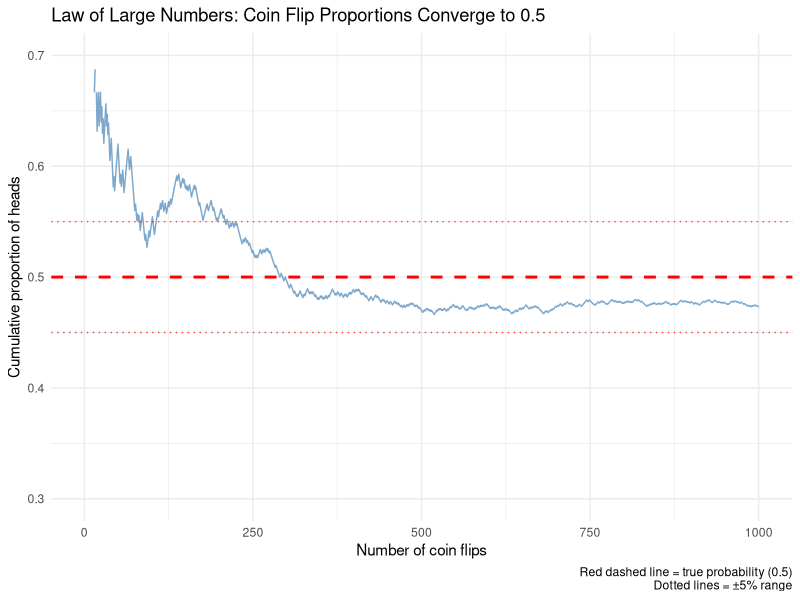
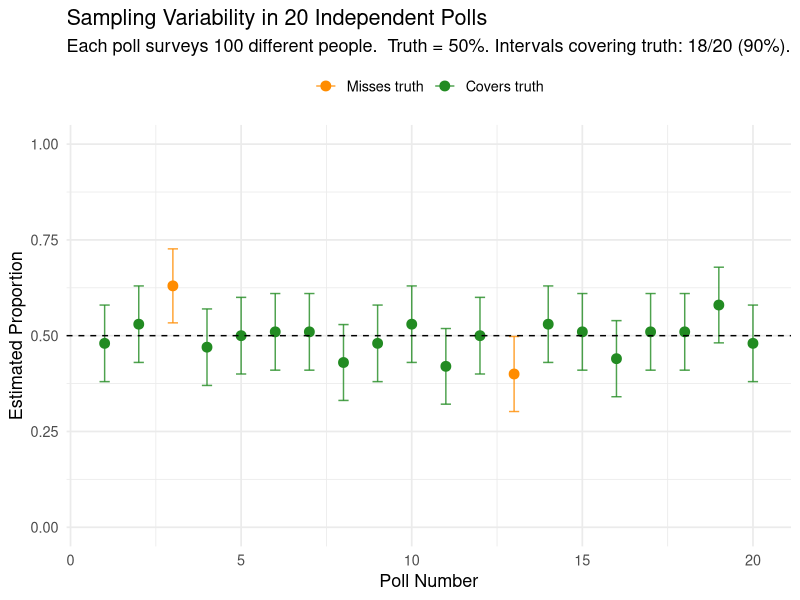
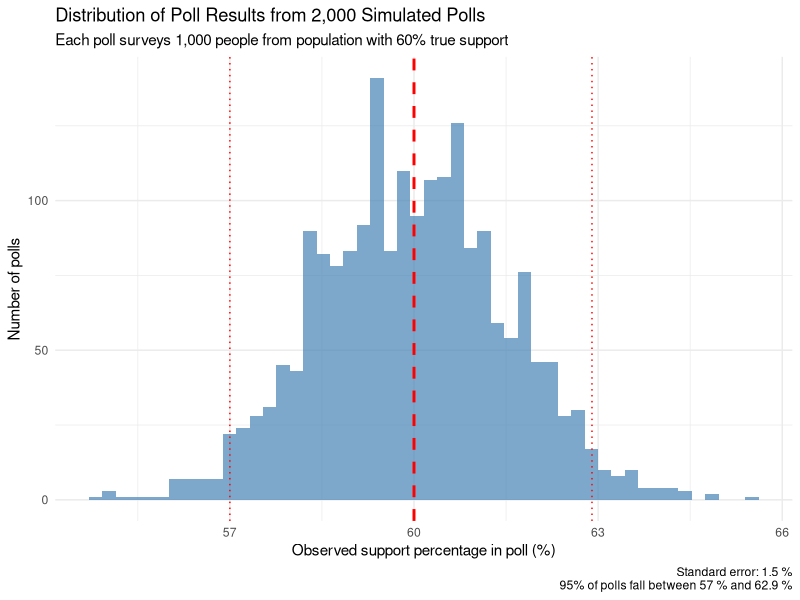
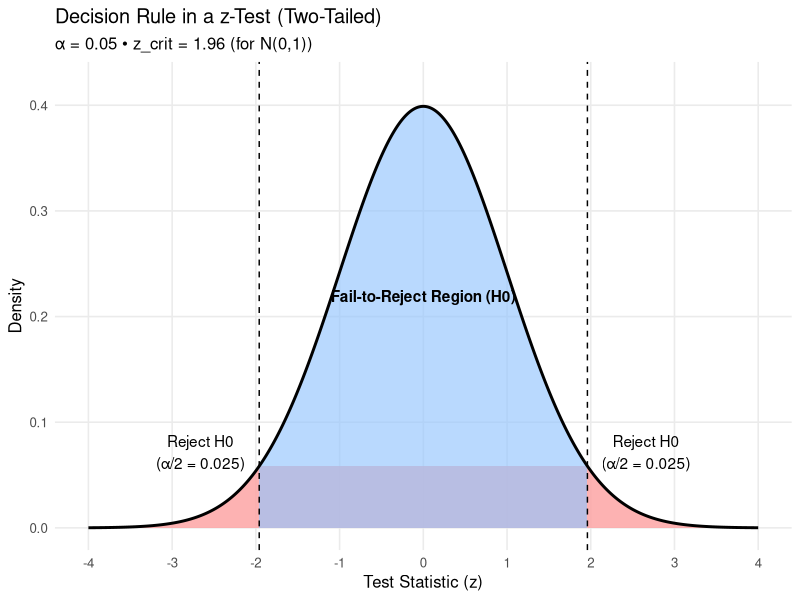
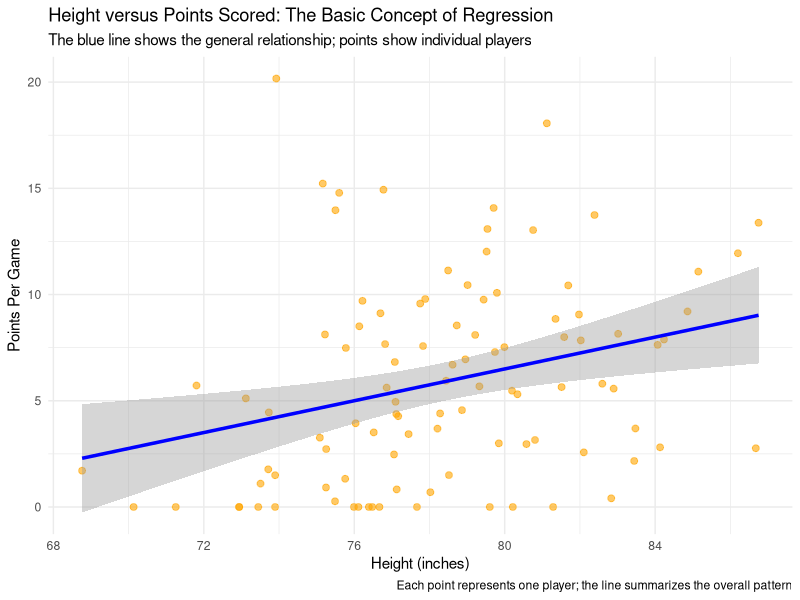
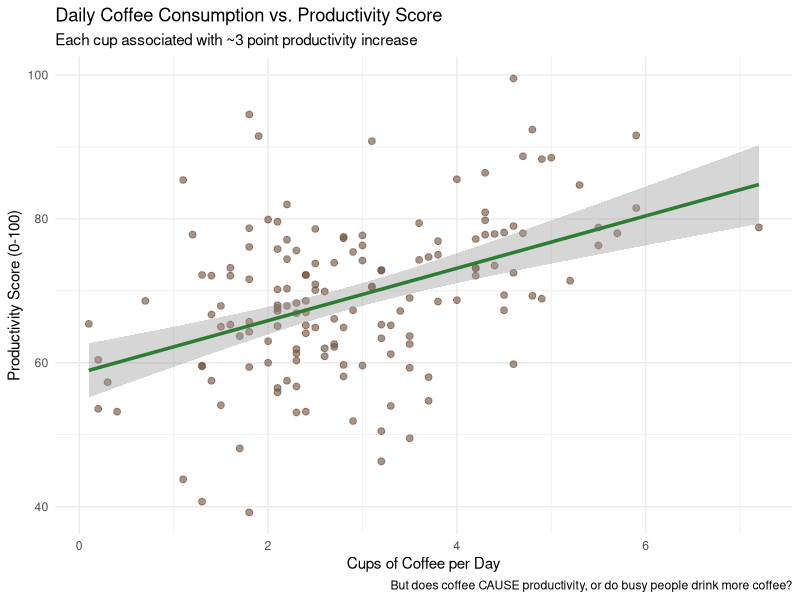
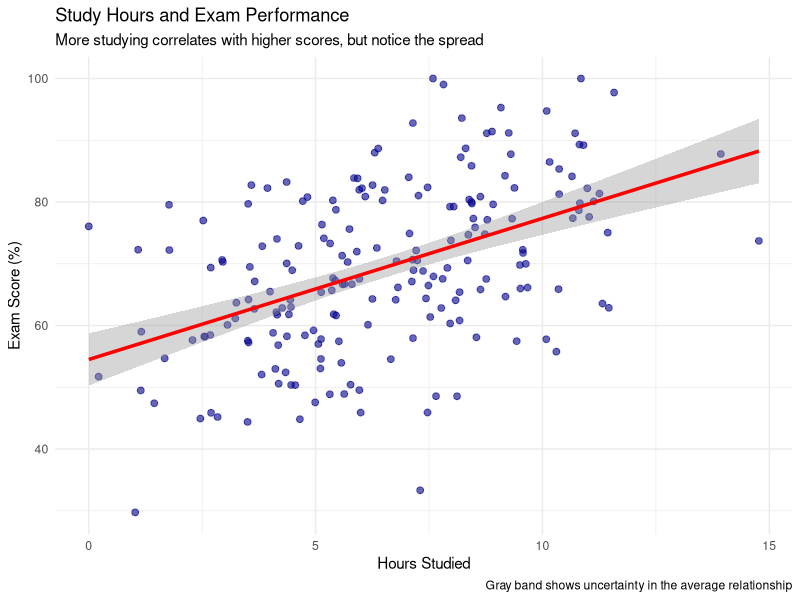
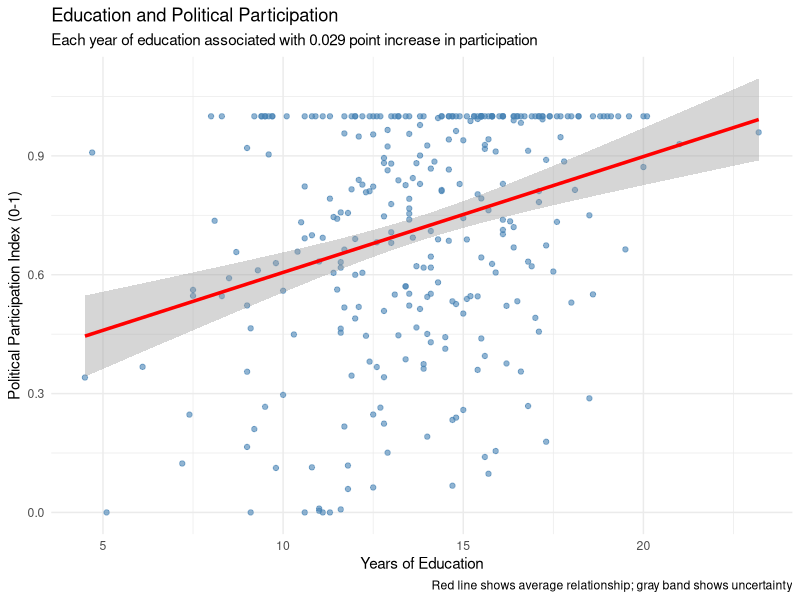

Generate these figures, in order, with R:
## ---- chunk 1
knitr::opts_chunk$set(echo = TRUE, warning = FALSE, message = FALSE)
library(tidyverse)
library(knitr)
library(kableExtra)
library(ggplot2)
library(broom)
set.seed(42)  # For reproducibility

options(scipen = 999)

# Set theme for plots
theme_set(theme_minimal(base_size = 12))
## ---- chunk 2
suppressPackageStartupMessages(library(tidyverse))
theme_set(theme_minimal(base_size = 13))
set.seed(123) # reproducible demos
## ---- chunk 3
# Simulate coin flips and show convergence
set.seed(42)
n_flips <- 1000
flips <- rbinom(n_flips, 1, 0.5)  # 1 = heads, 0 = tails

# Calculate cumulative proportion of heads
cumulative_prop <- cumsum(flips) / seq_along(flips)

# Create data frame for plotting
lln_data <- data.frame(
  flip_number = 1:n_flips,
  cumulative_proportion = cumulative_prop
)

# Plot the convergence
ggplot(lln_data, aes(x = flip_number, y = cumulative_proportion)) +
  geom_line(color = "steelblue", alpha = 0.7) +
  geom_hline(yintercept = 0.5, color = "red", linetype = "dashed", size = 1) +
  geom_hline(yintercept = c(0.45, 0.55), color = "red", linetype = "dotted", alpha = 0.7) +
  labs(
    title = "Law of Large Numbers: Coin Flip Proportions Converge to 0.5",
    x = "Number of coin flips",
    y = "Cumulative proportion of heads",
    caption = "Red dashed line = true probability (0.5)\nDotted lines = ±5% range"
  ) +
  scale_y_continuous(limits = c(0.3, 0.7), breaks = seq(0.3, 0.7, 0.1)) +
  theme_minimal()
## ---- chunk 4
library(ggplot2)
set.seed(42)

# Parameters
n_polls      <- 20
n_people     <- 100
true_support <- 0.50

# Simulate independent polls (binomial counts -> proportions)
support <- rbinom(n_polls, n_people, true_support) / n_people

# Per-poll standard error for a proportion (plug-in using that poll's estimate)
se   <- sqrt(support * (1 - support) / n_people)

# "95%" margin of error ≈ 2 × SE (plain-English multiplier, no distribution jargon)
moe  <- 2 * se

# Clamp intervals to [0, 1] to avoid plotting outside the parameter space
lower <- pmax(0, support - moe)
upper <- pmin(1, support + moe)

# Does the interval cover the true value?
covers <- (lower <= true_support) & (upper >= true_support)
n_cover <- sum(covers)
n_miss  <- n_polls - n_cover

results <- data.frame(
  poll = seq_len(n_polls),
  support, se, moe, lower, upper, covers
)

# Plot
ggplot(results, aes(x = poll, y = support, color = covers)) +
  geom_errorbar(aes(ymin = lower, ymax = upper), width = 0.3, alpha = 0.8) +
  geom_point(size = 3) +
  geom_hline(yintercept = true_support, linetype = "dashed") +
  scale_color_manual(
    values = c("TRUE" = "forestgreen", "FALSE" = "darkorange"),
    labels = c("TRUE" = "Covers truth", "FALSE" = "Misses truth"),
    name   = NULL
  ) +
  coord_cartesian(ylim = c(0, 1)) +
  labs(
    title    = "Sampling Variability in 20 Independent Polls",
    subtitle = paste0(
      "Each poll surveys ", n_people, " different people.  Truth = ",
      scales::percent(true_support),
      ". Intervals covering truth: ", n_cover, "/", n_polls,
      " (", round(100 * n_cover / n_polls), "%)."
    ),
    x = "Poll Number",
    y = "Estimated Proportion"
  ) +
  theme_minimal(base_size = 13) +
  theme(legend.position = "top")
## ---- chunk 5
# Simulate sampling variability in polling
set.seed(123)

# Assume true population support is 60%
p_true <- 0.60
n_per_poll <- 1000    # Sample size per poll
n_polls <- 2000       # Number of simulated polls

# Simulate 2000 different polls, each with 1000 respondents
poll_results <- rbinom(n_polls, size = n_per_poll, prob = p_true) / n_per_poll

# Calculate sampling variability
sampling_se <- sd(poll_results)
poll_range <- quantile(poll_results, c(0.025, 0.975))

# Visualize the distribution of poll results
poll_data <- data.frame(
  poll_number = 1:n_polls,
  support_percentage = poll_results * 100
)

ggplot(poll_data, aes(x = support_percentage)) +
  geom_histogram(bins = 50, alpha = 0.7, fill = "steelblue") +
  geom_vline(xintercept = p_true * 100, color = "red", linetype = "dashed", size = 1) +
  geom_vline(xintercept = poll_range * 100, color = "red", linetype = "dotted") +
  labs(
    title = "Distribution of Poll Results from 2,000 Simulated Polls",
    subtitle = paste("Each poll surveys 1,000 people from population with 60% true support"),
    x = "Observed support percentage in poll (%)",
    y = "Number of polls",
    caption = paste("Standard error:", round(sampling_se * 100, 1), "%\n95% of polls fall between", 
                   round(poll_range[1] * 100, 1), "% and", round(poll_range[2] * 100, 1), "%")
  ) +
  theme_minimal()

cat("Sampling variability (standard error):", round(sampling_se * 100, 2), "%\n")
cat("95% of poll results fall between:", round(poll_range[1] * 100, 1), "% and", round(poll_range[2] * 100, 1), "%")
## ---- chunk 6
library(ggplot2)

# Settings
alpha_level <- 0.05  # significance level
zcrit <- qnorm(1 - alpha_level/2)

# Data
x <- seq(-4, 4, length.out = 2000)
dens <- dnorm(x)
df <- data.frame(x = x, y = dens)

# Regions: fail-to-reject (center) and reject (tails)
df_keep <- subset(df, abs(x) <  zcrit)
df_rej  <- rbind(subset(df, x <= -zcrit), subset(df, x >= zcrit))

ggplot(df, aes(x, y)) +
  # Rejection region(s)
  geom_area(data = df_rej,  fill = "#FCA5A5", alpha = 0.85) +
  # Fail-to-reject region
  geom_area(data = df_keep, fill = "#93C5FD", alpha = 0.65) +
  # Density curve and critical cutoffs
  geom_line(size = 1) +
  geom_vline(xintercept = c(-zcrit, zcrit), linetype = "dashed") +
  # Labels
  annotate("text", x = 0, y = max(dens)*0.55,
           label = "Fail-to-Reject Region (H0)", fontface = "bold") +
  annotate("text", x = -zcrit - 0.7, y = max(dens)*0.18,
           label = sprintf("Reject H0\n(α/2 = %.3f)", alpha_level/2)) +
  annotate("text", x =  zcrit + 0.7, y = max(dens)*0.18,
           label = sprintf("Reject H0\n(α/2 = %.3f)", alpha_level/2)) +
  # Axes, title, theme
  labs(
    title    = "Decision Rule in a z-Test (Two-Tailed)",
    subtitle = sprintf("α = %.2f • z_crit = %.2f (for N(0,1))", alpha_level, zcrit),
    x = "Test Statistic (z)",
    y = "Density"
  ) +
  scale_x_continuous(breaks = seq(-4, 4, 1), limits = c(-4, 4)) +
  coord_cartesian(ylim = c(0, 0.42)) +
  theme_minimal(base_size = 12) +
  theme(panel.grid.minor = element_blank())


## ---- chunk 7
# Create basketball example for intuition
set.seed(123)
n_players <- 100

# Generate realistic basketball data
height_inches <- rnorm(n_players, 78, 4)  # Average NBA height ~6'6"
# Scoring increases with height, but with substantial variation
points_per_game <- 2 + 0.5 * (height_inches - 70) + rnorm(n_players, 0, 5)
points_per_game <- pmax(0, points_per_game)  # No negative scoring

basketball_data <- data.frame(
  height = height_inches,
  points = points_per_game
)

# Visualization
ggplot(basketball_data, aes(x = height, y = points)) +
  geom_point(alpha = 0.6, color = "orange", size = 2) +
  geom_smooth(method = "lm", color = "blue", size = 1.2) +
  labs(
    title = "Height versus Points Scored: The Basic Concept of Regression",
    subtitle = "The blue line shows the general relationship; points show individual players",
    x = "Height (inches)",
    y = "Points Per Game",
    caption = "Each point represents one player; the line summarizes the overall pattern"
  ) +
  theme_minimal()
## ---- chunk 8
# Coffee consumption and productivity
set.seed(234)
n_workers <- 150

coffee_cups <- rpois(n_workers, 2) + runif(n_workers, 0, 2)
productivity <- 60 + 3 * coffee_cups + rnorm(n_workers, 0, 10)
productivity <- pmax(20, pmin(100, productivity))

coffee_data <- data.frame(
  coffee = round(coffee_cups, 1),
  productivity = round(productivity, 1)
)

ggplot(coffee_data, aes(x = coffee, y = productivity)) +
  geom_point(alpha = 0.6, color = "#6F4E37", size = 2) +
  geom_smooth(method = "lm", color = "#2E7D32", size = 1.2) +
  labs(
    title = "Daily Coffee Consumption vs. Productivity Score",
    subtitle = "Each cup associated with ~3 point productivity increase",
    x = "Cups of Coffee per Day",
    y = "Productivity Score (0-100)",
    caption = "But does coffee CAUSE productivity, or do busy people drink more coffee?"
  ) +
  theme_minimal()
## ---- chunk 9
# Study hours and exam performance
set.seed(456)
n_students <- 200

# Some students are naturally better test-takers
natural_ability <- rnorm(n_students, 0, 1)

# Study hours influenced by motivation and ability
study_hours <- pmax(0, 5 + 2*runif(n_students, -1, 2) - 0.5*natural_ability + rnorm(n_students, 0, 2))

# Exam score depends on both study hours AND natural ability
exam_score <- pmin(100, pmax(0, 
  50 + 3*study_hours + 10*natural_ability + rnorm(n_students, 0, 8)))

study_data <- data.frame(
  hours = study_hours,
  score = exam_score,
  ability = natural_ability
)

ggplot(study_data, aes(x = hours, y = score)) +
  geom_point(alpha = 0.6, color = "darkblue", size = 2) +
  geom_smooth(method = "lm", color = "red", size = 1.2, se = TRUE) +
  labs(
    title = "Study Hours and Exam Performance",
    subtitle = "More studying correlates with higher scores, but notice the spread",
    x = "Hours Studied",
    y = "Exam Score (%)",
    caption = "Gray band shows uncertainty in the average relationship"
  ) +
  theme_minimal()
## ---- chunk 10
#| echo: false

# Create realistic education-participation data
set.seed(789)
n <- 300

education <- rnorm(n, 14, 3)  # Years of education
participation <- 0.2 + 0.04 * education + rnorm(n, 0, 0.4)
participation <- pmax(0, pmin(1, participation))

participation_data <- data.frame(
  education = round(education, 1),
  participation = participation
)

# Fit the regression
model <- lm(participation ~ education, data = participation_data)

# Create the plot
ggplot(participation_data, aes(x = education, y = participation)) +
  geom_point(alpha = 0.6, color = "steelblue", size = 1.5) +
  geom_smooth(method = "lm", color = "red", size = 1.2, se = TRUE) +
  labs(
    title = "Education and Political Participation",
    subtitle = paste0("Each year of education associated with ", 
                     round(coef(model)[2], 3), " point increase in participation"),
    x = "Years of Education",
    y = "Political Participation Index (0-1)",
    caption = "Red line shows average relationship; gray band shows uncertainty"
  ) +
  theme_minimal()

# Report key statistics
slope <- round(coef(model)[2], 3)
r_squared <- round(summary(model)$r.squared, 3)

cat("Statistical Results:\n")
cat("• Each additional year of education increases participation by", slope, "points on average\n")
cat("• Education explains", r_squared * 100, "% of variation in participation\n")
cat("• Remaining", (1-r_squared) * 100, "% is explained by unmeasured factors\n")
## ---- chunk 11
#| echo: false

# Create realistic electoral data
set.seed(456)
n_elections <- 200

# Generate predictors
approval <- rnorm(n_elections, 50, 12)
econ_growth <- rnorm(n_elections, 2.5, 1.5)
spending_millions <- runif(n_elections, 5, 50)

# Victory margin with realistic coefficients
victory_margin <- -30 + 0.6 * approval + 3 * econ_growth + 0.2 * spending_millions + 
                 rnorm(n_elections, 0, 6)

# Clean data to realistic ranges
approval <- pmax(25, pmin(75, approval))
econ_growth <- pmax(-2, pmin(6, econ_growth))
victory_margin <- pmax(-40, pmin(40, victory_margin))

election_data <- data.frame(
  approval = round(approval, 1),
  econ_growth = round(econ_growth, 1),
  spending = round(spending_millions, 1),
  victory_margin = round(victory_margin, 1)
)

# Create a panel of plots showing each relationship
library(gridExtra)

p1 <- ggplot(election_data, aes(x = approval, y = victory_margin)) +
  geom_point(alpha = 0.5, color = "darkblue") +
  geom_smooth(method = "lm", color = "red", se = FALSE) +
  labs(x = "Approval Rating (%)", y = "Victory Margin", 
       title = "Approval → Victory") +
  theme_minimal()

p2 <- ggplot(election_data, aes(x = econ_growth, y = victory_margin)) +
  geom_point(alpha = 0.5, color = "darkgreen") +
  geom_smooth(method = "lm", color = "red", se = FALSE) +
  labs(x = "Economic Growth (%)", y = "Victory Margin",
       title = "Economy → Victory") +
  theme_minimal()

p3 <- ggplot(election_data, aes(x = spending, y = victory_margin)) +
  geom_point(alpha = 0.5, color = "darkorange") +
  geom_smooth(method = "lm", color = "red", se = FALSE) +
  labs(x = "Campaign Spending ($M)", y = "Victory Margin",
       title = "Money → Victory?") +
  theme_minimal()

grid.arrange(p1, p2, p3, ncol = 3)
## ---- chunk 12
#| echo: false

# Fit simple model
simple_model <- lm(victory_margin ~ approval, data = election_data)
simple_coef <- round(coef(simple_model), 2)

cat("SIMPLE MODEL - Just Approval Ratings\n")
cat("=====================================\n\n")
cat("The equation: Victory Margin = ", simple_coef[1], " + ", simple_coef[2], " × Approval\n\n")
## ---- chunk 13
#| echo: false

# Fit full model
full_model <- lm(victory_margin ~ approval + econ_growth + spending, data = election_data)
full_coef <- round(coef(full_model), 2)

cat("MULTIPLE REGRESSION MODEL - All Factors\n")
cat("========================================\n\n")
cat("Victory Margin = ", full_coef[1], " + ", full_coef[2], " × Approval\n")
cat("                 + ", full_coef[3], " × Economic Growth\n")
cat("                 + ", full_coef[4], " × Campaign Spending\n\n")
## ---- chunk 14
#| echo: false

library(broom)
library(kableExtra)

# Full model output with interpretation
full_summary <- tidy(full_model)
full_fit <- glance(full_model)

# Create interpretation column
full_table <- full_summary %>%
  mutate(
    Variable = case_when(
      term == "(Intercept)" ~ "Baseline",
      term == "approval" ~ "Approval Rating",
      term == "econ_growth" ~ "Economic Growth",
      term == "spending" ~ "Campaign Spending",
      TRUE ~ term
    ),
    Coefficient = round(estimate, 3),
    `What It Means` = case_when(
      term == "(Intercept)" ~ "Starting point (mathematical construct)",
      term == "approval" ~ paste0("Each 1% higher approval → ", round(estimate, 2), " point larger victory"),
      term == "econ_growth" ~ paste0("Each 1% faster growth → ", round(estimate, 2), " point larger victory"),
      term == "spending" ~ paste0("Each extra $1 million → ", round(estimate, 2), " point larger victory"),
      TRUE ~ ""
    ),
    `Is It Significant?` = case_when(
      p.value < 0.001 ~ "Yes (p < 0.001) ✓✓✓",
      p.value < 0.01 ~ "Yes (p < 0.01) ✓✓",
      p.value < 0.05 ~ "Yes (p < 0.05) ✓",
      p.value < 0.10 ~ "Maybe (p < 0.10) ?",
      TRUE ~ "No (p > 0.10) ✗"
    )
  ) %>%
  select(Variable, Coefficient, `What It Means`, `Is It Significant?`)

kable(full_table, align = "lcll") %>%
  kable_styling(bootstrap_options = c("striped", "hover")) %>%
  row_spec(2:4, bold = TRUE) %>%
  footnote(general = "Significant = unlikely to be due to random chance")

cat("\n")
cat("Model Performance:\n")
cat("• R-squared: ", round(full_fit$r.squared, 3), " (explains ", round(full_fit$r.squared * 100, 1), "% of variation)\n")
cat("• Unexplained: ", round((1 - full_fit$r.squared) * 100, 1), "% due to other factors\n")
## ---- chunk 15
#| echo: false

# Calculate predictions
martinez_factors <- c(55, 3, 25)
johnson_factors <- c(45, 1, 15)
differences <- martinez_factors - johnson_factors

effects <- data.frame(
  Factor = c("Approval advantage", "Economic advantage", "Money advantage", "TOTAL PREDICTED ADVANTAGE"),
  Calculation = c(
    paste0("(55% - 45%) × ", full_coef[2]),
    paste0("(3% - 1%) × ", full_coef[3]),
    paste0("($25M - $15M) × ", full_coef[4]),
    "Sum of all advantages"
  ),
  `Martinez's Edge` = c(
    round(differences[1] * full_coef[2], 1),
    round(differences[2] * full_coef[3], 1),
    round(differences[3] * full_coef[4], 1),
    round(sum(differences * full_coef[2:4]), 1)
  )
)

kable(effects, col.names = c("Factor", "Calculation", "Martinez's Edge (points)"),
      align = "llr") %>%
  kable_styling(bootstrap_options = c("striped", "hover")) %>%
  row_spec(4, bold = TRUE, color = "white", background = "blue")
## ---- chunk 16
#| echo: false

comparison <- data.frame(
  Model = c("Simple (approval only)", "Multiple (all factors)"),
  `Approval Effect` = c(simple_coef[2], full_coef[2]),
  `What Changed?` = c("--", paste0(round(full_coef[2] - simple_coef[2], 2), " points"))
)

kable(comparison, col.names = c("Model Type", "Approval Coefficient", "Change"),
      align = "lcc") %>%
  kable_styling(bootstrap_options = c("striped", "hover"))
## ---- chunk 17
# Demonstrate statistical vs practical significance
set.seed(123)

# Large sample, tiny effect
n_large <- 10000
treatment_large <- rep(c(0, 1), each = n_large/2)
outcome_large <- 0.5 + 0.001 * treatment_large + rnorm(n_large, 0, 0.1)
result_large <- t.test(outcome_large ~ treatment_large)

# Small sample, larger effect
n_small <- 100
treatment_small <- rep(c(0, 1), each = n_small/2)
outcome_small <- 0.5 + 0.05 * treatment_small + rnorm(n_small, 0, 0.1)
result_small <- t.test(outcome_small ~ treatment_small)

cat("Statistical versus Practical Significance:\n\n")
cat("Large sample (n = 10,000):\n")
cat("  Effect size:", round(diff(result_large$estimate), 5), "\n")
cat("  P-value:", format(result_large$p.value, scientific = TRUE), "\n")
cat("  Assessment: Statistically significant but practically meaningless\n\n")

cat("Small sample (n = 100):\n")
cat("  Effect size:", round(diff(result_small$estimate), 3), "\n")
cat("  P-value:", round(result_small$p.value, 3), "\n")
cat("  Assessment: Not statistically significant but practically meaningful\n")
## ---- chunk 18
# Compare simple versus complex models
set.seed(456)
n_obs <- 50

# Create data where only X1 matters
x1 <- rnorm(n_obs)
x2 <- rnorm(n_obs)  # Irrelevant
x3 <- rnorm(n_obs)  # Irrelevant
x4 <- rnorm(n_obs)  # Irrelevant
x5 <- rnorm(n_obs)  # Irrelevant

y <- 2 + 1.5 * x1 + rnorm(n_obs, 0, 1)  # Only X1 actually matters

# Compare models
simple_model <- lm(y ~ x1)
complex_model <- lm(y ~ x1 + x2 + x3 + x4 + x5)

cat("Model Comparison:\n")
cat("Simple model R²:", round(summary(simple_model)$r.squared, 3), "\n")
cat("Complex model R²:", round(summary(complex_model)$r.squared, 3), "\n")
cat("Complex adjusted R²:", round(summary(complex_model)$adj.r.squared, 3), "\n\n")
cat("Note: Complex model's higher R² is misleading—adjusted R² reveals minimal improvement\n")
## ---- chunk 19
# Simulate multiple testing problem
set.seed(789)
n_tests <- 20
p_values <- numeric(n_tests)

# Run tests where no true effect exists
for(i in 1:n_tests) {
  x <- rnorm(100)
  y <- rnorm(100)  # Y unrelated to X
  test_result <- cor.test(x, y)
  p_values[i] <- test_result$p.value
}

significant_tests <- sum(p_values < 0.05)

cat("Multiple Testing Demonstration:\n")
cat("Tests conducted:", n_tests, "\n")
cat("'Significant' results:", significant_tests, "\n")
cat("Expected by chance:", round(n_tests * 0.05), "\n")
cat("Smallest p-value:", round(min(p_values), 4), "\n\n")

if(significant_tests > 0) {
  cat("Selective reporting of significant results would create false positives\n")
}
## ---- chunk 20
# Demonstrate ecological fallacy
set.seed(101)

# State-level: wealth correlates with Democratic voting
state_income <- runif(50, 40000, 80000)
state_dem_vote <- 30 + 0.0005 * state_income + rnorm(50, 0, 5)
state_correlation <- cor(state_income, state_dem_vote)

# Individual-level: opposite relationship
individual_data <- data.frame()
for(i in 1:50) {
  n_people <- 200
  indiv_income <- rnorm(n_people, state_income[i], 15000)
  prob_dem <- plogis((state_dem_vote[i]/100) - 0.00002 * (indiv_income - state_income[i]))
  vote_dem <- rbinom(n_people, 1, prob_dem)
  
  state_data <- data.frame(
    state = i,
    income = indiv_income,
    dem_vote = vote_dem * 100
  )
  individual_data <- rbind(individual_data, state_data)
}

individual_correlation <- cor(individual_data$income, individual_data$dem_vote)

cat("State-level correlation (income vs. Democratic vote):", round(state_correlation, 3), "\n")
cat("Individual-level correlation (income vs. Democratic vote):", round(individual_correlation, 3), "\n")
cat("\nOpposite signs demonstrate the ecological fallacy\n")
## ---- chunk 21
# Demonstrate spurious correlation
set.seed(321)
years <- 1990:2020
n_years <- length(years)

# Unrelated variables with time trends
internet_users <- 10 + 2.5 * (years - 1990) + rnorm(n_years, 0, 3)
pizza_consumption <- 50 + 1.2 * (years - 1990) + rnorm(n_years, 0, 2)

spurious_corr <- cor(internet_users, pizza_consumption)

# Remove time trends
internet_detrended <- residuals(lm(internet_users ~ years))
pizza_detrended <- residuals(lm(pizza_consumption ~ years))
true_corr <- cor(internet_detrended, pizza_detrended)

cat("Spurious Correlation Analysis:\n")
cat("Correlation with time trends:", round(spurious_corr, 3), "\n")
cat("Correlation after detrending:", round(true_corr, 3), "\n")
cat("Conclusion: Apparent correlation driven by common time trends\n")
## ---- chunk 22
# Demonstrate confounding
set.seed(456)
n_districts <- 500

# Socioeconomic status confounds spending-votes relationship
ses <- rnorm(n_districts, 0, 1)

# SES affects both variables
campaign_spending <- 100 + 50 * ses + rnorm(n_districts, 0, 20)
campaign_spending <- pmax(10, campaign_spending)

vote_share <- 50 + 8 * ses + 0.02 * campaign_spending + rnorm(n_districts, 0, 5)
vote_share <- pmax(0, pmin(100, vote_share))

# Compare models
naive_model <- lm(vote_share ~ campaign_spending, data = data.frame(campaign_spending, vote_share))
controlled_model <- lm(vote_share ~ campaign_spending + ses, 
                      data = data.frame(campaign_spending, vote_share, ses))

cat("Campaign Spending Effects:\n")
cat("Without SES control:", round(coef(naive_model)[2], 4), "\n")
cat("With SES control:", round(coef(controlled_model)[2], 4), "\n")
cat("True effect: 0.02\n")
## ---- chunk 23
#| echo: true
#| code-fold: false

# Data: Weekly study hours for 40 students
study_hours <- c(9,12,10,14,7,11,13,9,8,12,10,11,9,15,13,7,8,10,14,12,
                 11,9,10,8,12,13,9,7,10,11,12,8,9,13,14,10,11,10,9,12)

# Calculate sample statistics
n <- length(study_hours)
mean_hours <- mean(study_hours)
sd_hours <- sd(study_hours)
se_hours <- sd_hours / sqrt(n)

# Construct 95% confidence interval using normal approximation
z_critical <- 1.96
margin_of_error <- z_critical * se_hours
ci_lower <- mean_hours - margin_of_error
ci_upper <- mean_hours + margin_of_error

# Display results
cat("SAMPLE STATISTICS\n")
cat(sprintf("Sample size: n = %d\n", n))
cat(sprintf("Sample mean: %.2f hours\n", mean_hours))
cat(sprintf("Sample standard deviation: %.2f hours\n", sd_hours))
cat(sprintf("Standard error: %.3f hours\n", se_hours))
cat(sprintf("Margin of error (95%%): %.3f hours\n", margin_of_error))
cat(sprintf("95%% Confidence interval: [%.2f, %.2f]\n\n", ci_lower, ci_upper))

# Bootstrap confidence interval with visualization
set.seed(123)
B <- 5000

# Generate bootstrap samples and calculate means
bootstrap_means <- replicate(B, {
  resample <- sample(study_hours, size = n, replace = TRUE)
  mean(resample)
})

# Calculate bootstrap confidence interval
boot_ci <- quantile(bootstrap_means, probs = c(0.025, 0.975))

cat("BOOTSTRAP RESULTS\n")
cat(sprintf("Bootstrap 95%% CI: [%.2f, %.2f]\n", boot_ci[1], boot_ci[2]))
cat(sprintf("Number of bootstrap samples: B = %d\n\n", B))

# Visualize bootstrap distribution
library(ggplot2)
bootstrap_df <- data.frame(means = bootstrap_means)

ggplot(bootstrap_df, aes(x = means)) +
  geom_histogram(aes(y = ..density..), bins = 50, 
                 fill = "skyblue", color = "black", alpha = 0.7) +
  geom_vline(xintercept = mean_hours, color = "red", 
             linetype = "solid", linewidth = 1) +
  geom_vline(xintercept = boot_ci, color = "darkgreen", 
             linetype = "dashed", linewidth = 1) +
  annotate("text", x = mean_hours, y = 0, label = "Sample Mean", 
           vjust = -1, color = "red") +
  annotate("text", x = boot_ci[1], y = 0, label = "2.5%", 
           vjust = -2, color = "darkgreen") +
  annotate("text", x = boot_ci[2], y = 0, label = "97.5%", 
           vjust = -2, color = "darkgreen") +
  labs(title = "Bootstrap Distribution of Sample Means",
       subtitle = sprintf("B = %d bootstrap samples", B),
       x = "Bootstrap Sample Means (hours)",
       y = "Density") +
  theme_minimal() +
  theme(plot.title = element_text(face = "bold"))
## ---- chunk 24
library(dplyr)
library(ggplot2)
library(purrr)
library(tibble)

set.seed(1234)

# Choose interval method: "wilson" (recommended for small n) or "wald" (quick approximation)
method <- "wilson"

m <- 30      # number of repeated samples
n <- 10      # trials per sample
p_true <- 0.5

x     <- rbinom(m, size = n, prob = p_true)
phat  <- x / n
z     <- 1.96

wald_ci <- function(p, n, z = 1.96){
  se <- sqrt(p * (1 - p) / n)
  tibble(lower = p - z * se, upper = p + z * se)
}

wilson_ci <- function(p, n, z = 1.96){
  z2     <- z^2
  denom  <- 1 + z2 / n
  center <- (p + z2 / (2 * n)) / denom
  half   <- (z / denom) * sqrt( (p * (1 - p) / n) + z2 / (4 * n^2) )
  tibble(lower = center - half, upper = center + half)
}

ci_fun <- switch(tolower(method),
  "wilson" = wilson_ci,
  "wald"   = wald_ci,
  stop("method must be 'wilson' or 'wald'")
)

cis <- map_dfr(seq_along(phat), function(i){
  out <- ci_fun(phat[i], n, z)
  tibble(sample_id = i, phat = phat[i]) %>% bind_cols(out)
}) %>%
  mutate(lower = pmax(0, lower), upper = pmin(1, upper),      # clip to [0,1]
         cover = (lower <= p_true & p_true <= upper))

ggplot(cis, aes(y = reorder(factor(sample_id), phat))) +
  geom_errorbarh(aes(xmin = lower, xmax = upper, color = cover), height = 0) +
  geom_point(aes(x = phat, color = cover)) +
  geom_vline(xintercept = p_true, linetype = "dashed") +
  labs(x = "Estimated proportion (p̂)",
       y = "Sample",
       color = "Interval covers 0.5?",
       title = paste("95% confidence intervals (", toupper(method), ")", sep = ""),
       subtitle = paste(m, "independent samples; n =", n, "per sample")) +
  xlim(0, 1)
## ---- chunk 25
# Simulate taking many polls to see how often CIs work
set.seed(123)
true_prop <- 0.52    # The true population proportion
n_polls <- 100       # Number of simulated polls
sample_size <- 1000  # Each poll surveys 1000 people

# Simulate the polls
sample_props <- rbinom(n_polls, sample_size, true_prop) / sample_size

# Calculate confidence interval for each poll
se <- sqrt(sample_props * (1 - sample_props) / sample_size)
ci_lower <- sample_props - 1.96 * se
ci_upper <- sample_props + 1.96 * se

# Check which intervals contain the true value
ci_data <- data.frame(
  poll_id = 1:n_polls,
  estimate = sample_props,
  ci_lower = ci_lower,
  ci_upper = ci_upper,
  contains_truth = (ci_lower <= true_prop) & (true_prop <= ci_upper)
)

# Count how many intervals contain the truth
coverage <- mean(ci_data$contains_truth) * 100
cat("Percentage of CIs containing true value:", coverage, "%\n")

# Visualize first 30 polls
ggplot(ci_data[1:30, ], aes(x = poll_id, y = estimate, 
                             color = contains_truth)) +
  geom_point(size = 2) +
  geom_errorbar(aes(ymin = ci_lower, ymax = ci_upper), 
                width = 0.3, alpha = 0.7) +
  geom_hline(yintercept = true_prop, color = "black", 
             linetype = "solid", linewidth = 1) +
  scale_color_manual(values = c("FALSE" = "red", "TRUE" = "blue"),
                     labels = c("Misses truth", "Contains truth")) +
  labs(
    title = "30 Polls with 95% Confidence Intervals",
    subtitle = paste("Black line shows true value. About 95% of intervals should contain it.",
                     "\nIn this simulation:", sum(ci_data$contains_truth[1:30]), 
                     "out of 30 contain the true value."),
    x = "Poll Number",
    y = "Estimated Support",
    color = "Interval Status"
  ) +
  scale_y_continuous(labels = scales::percent_format(),
                     limits = c(0.4, 0.6)) +
  theme_minimal() +
  theme(legend.position = "bottom")
## ---- chunk 26
# Show how sample size affects margin of error
sample_sizes <- c(100, 250, 500, 1000, 2000, 4000, 10000)
p <- 0.5  # Use 0.5 as worst-case (maximum uncertainty)

# Calculate margin of error for each sample size
margins <- 1.96 * sqrt(p * (1 - p) / sample_sizes)

margin_data <- data.frame(
  n = sample_sizes,
  margin = margins * 100  # Convert to percentage
)

ggplot(margin_data, aes(x = n, y = margin)) +
  geom_line(color = "darkblue", linewidth = 1.5) +
  geom_point(color = "darkblue", size = 3) +
  geom_hline(yintercept = 3, linetype = "dashed", 
             color = "red", alpha = 0.7) +
  scale_x_log10(breaks = sample_sizes,
                labels = scales::comma) +
  labs(
    title = "How Sample Size Affects Precision",
    subtitle = "Larger samples yield smaller margins of error (note logarithmic x-axis)",
    x = "Sample Size",
    y = "Margin of Error (%)"
  ) +
  theme_minimal() +
  annotate("text", x = 5000, y = 3.3, 
           label = "±3% (common target)", 
           color = "red", size = 3) +
  annotate("text", x = 100, y = 10.5, 
           label = paste("n=100: ±", round(margins[1]*100, 1), "%"), 
           size = 3, hjust = 0) +
  annotate("text", x = 10000, y = 1.5, 
           label = paste("n=10,000: ±", round(margins[7]*100, 1), "%"), 
           size = 3, hjust = 1)
## ---- chunk 27
# Self-contained demo (no external packages beyond ggplot2)
set.seed(42)

# Create a synthetic "population" with a known proportion
population_support <- c(rep("A", 5200), rep("B", 4800))
true_support_A <- mean(population_support == "A")

# Function: take a simple random sample and compute support for A
sample_support <- function(n) {
  mean(sample(population_support, n) == "A")
}

# Sample sizes and repeated draws
sample_sizes <- c(50, 100, 500, 1000)
results_list <- lapply(sample_sizes, function(n) {
  est <- replicate(100, sample_support(n))
  data.frame(sample_size = factor(n), estimate = est, true_value = true_support_A)
})
results <- do.call(rbind, results_list)

library(ggplot2)

ggplot(results, aes(x = sample_size, y = estimate)) +
  geom_boxplot(alpha = 0.7, fill = "lightblue") +
  geom_hline(yintercept = true_support_A, color = "red", linetype = "dashed", linewidth = 0.8) +
  labs(
    title = "Random Sampling Converges to the Truth as n Increases",
    subtitle = "Red dashed line = true population value (52%)",
    x = "Sample size",
    y = "Estimated support for A",
    caption = "Each box summarizes 100 random samples"
  ) +
  scale_y_continuous(labels = scales::percent_format())
